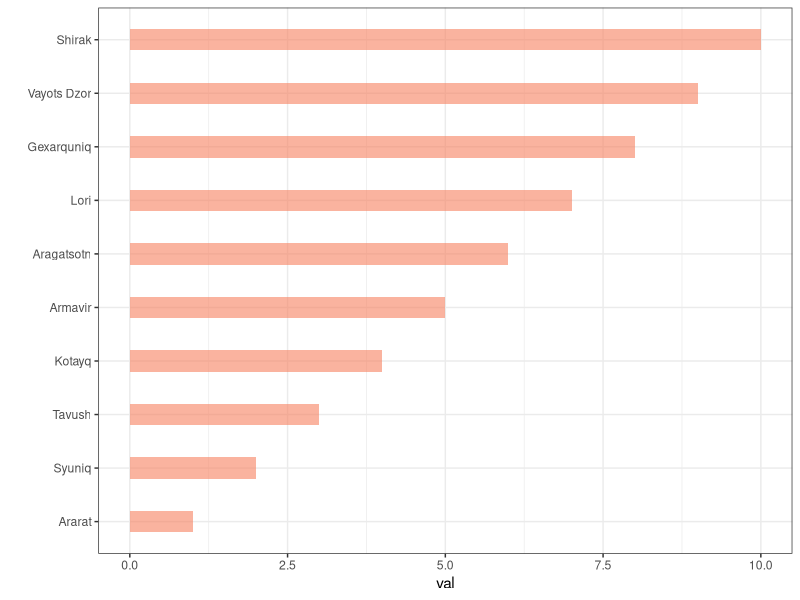
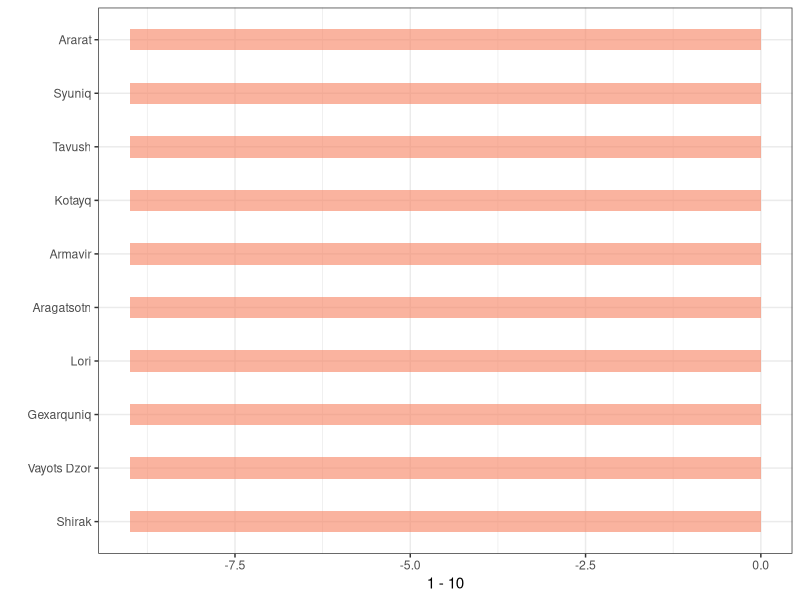
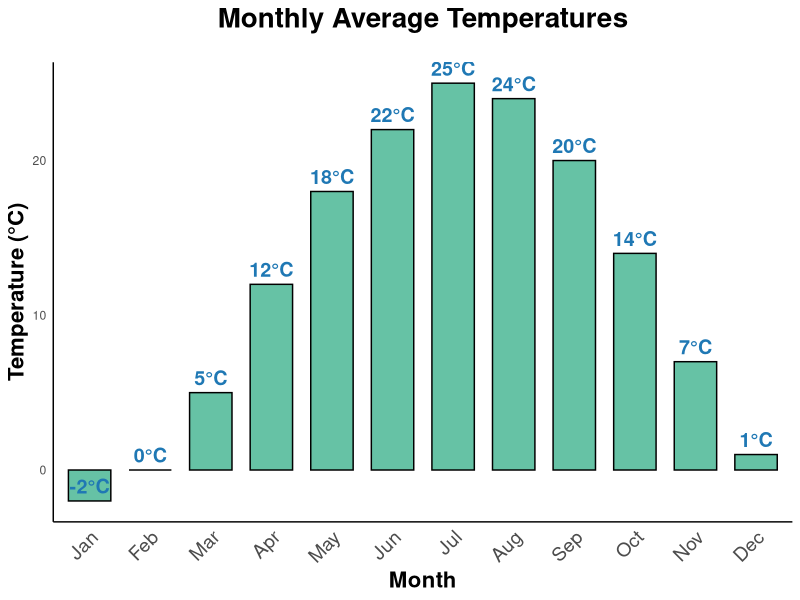

R code for these plots, in order:
## ---- chunk 1
library(ggplot2)
library(dplyr)

data <- data.frame(
  name=c("Ararat","Gexarquniq","Armavir","Aragatsotn","Shirak","Tavush","Lori","Kotayq","Syuniq","Vayots Dzor"),
  val=sample( 10 )
)

library(forcats)


data %>%
  mutate(name = fct_reorder(name, val)) %>%
  ggplot( aes(x=name, y=val)) +
    geom_bar(stat="identity", fill="#f68060", alpha=.6, width=.4) +
    coord_flip() +
    xlab("") +
    theme_bw()
 

data %>%
  mutate(name = fct_reorder(name, desc(val))) %>%
  ggplot( aes(x=name, y=1-10)) +
    geom_bar(stat="identity", fill="#f68060", alpha=.6, width=.4) +
    coord_flip() +
    xlab("") +
    theme_bw()
## ---- chunk 2
library(ggplot2)
library(dplyr)

months <- c("Jan", "Feb", "Mar", "Apr", "May", "Jun",
            "Jul", "Aug", "Sep", "Oct", "Nov", "Dec")
temperatures <- c(-2, 0, 5, 12, 18, 22, 25, 24, 20, 14, 7, 1)


temperature_data <- data.frame(month = factor(months, levels = months), temperature = temperatures)


ggplot(temperature_data, aes(x = month, y = temperature)) +
  geom_bar(stat = "identity", fill = "#66c2a5", color = "black", width = 0.7) +  
  geom_text(aes(label = paste0(temperature, "°C")), vjust = -0.5, size = 5, fontface = "bold", color = "#1f78b4") +  
  labs(title = "Monthly Average Temperatures", 
       x = "Month", y = "Temperature (°C)") +  
  theme_minimal() +  
  theme(plot.title = element_text(hjust = 0.5, size = 20, face = "bold", margin = margin(b = 20)), 
        axis.title.x = element_text(size = 16, face = "bold"),  
        axis.title.y = element_text(size = 16, face = "bold"),  
        axis.text.x = element_text(size = 14, angle = 45, hjust = 1),  
        panel.grid.major = element_blank(),  
        panel.grid.minor = element_blank(),  
        panel.border = element_blank(),  
        axis.line = element_line(color = "black")) 

